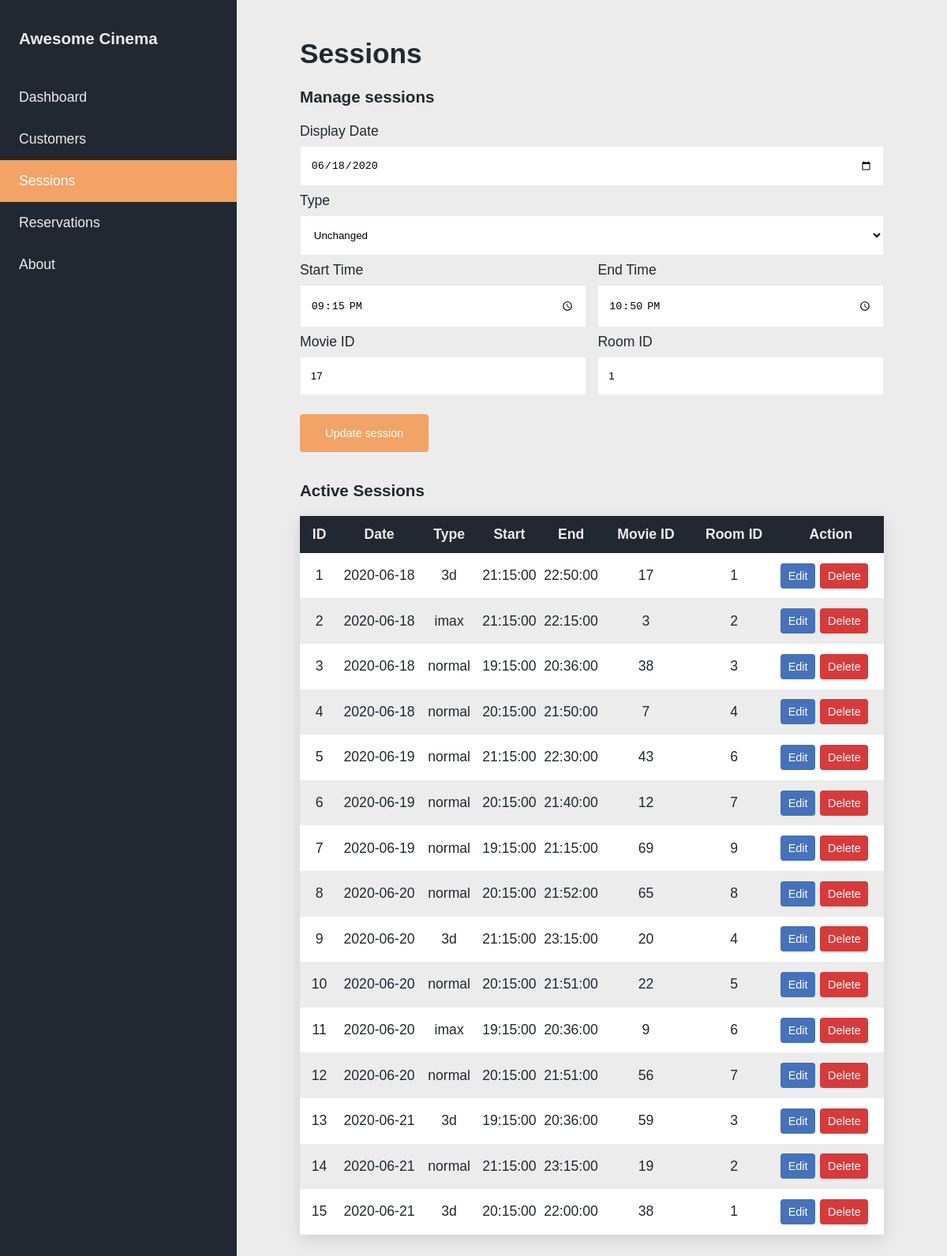
The page /sessions.php?edit=1 on the database its author committed.
### tables this page shows
CREATE TABLE session(
   
  session_id INT NOT NULL AUTO_INCREMENT,
  display_date DATE NOT NULL,
  type VARCHAR(10) NOT NULL,
  start_time TIME NOT NULL,
  end_time TIME NOT NULL,
  
   
  movie_id INT,
  room_id INT,

   
  PRIMARY KEY (session_id)
);

### proc/sessions.php (called while the page is built, shortened)
<?php
require("/srv/http/awesome_cinema/config/database.php");
if (isset($_GET['edit'])) {
    $session_id = $_GET['edit'];
    $update = true;
    $query = "SELECT * FROM session WHERE session_id=$session_id";
    $result = $conn->query($query);
    if ($result) {
        if (count($result) == 1) {
            $row = $result->fetch_array();
            $display_date = $row['display_date'];
            $type = $row['type'];
            $start_time = $row['start_time'];
            $end_time = $row['end_time'];
            $movie_id = $row['movie_id'];
            $room_id = $row['room_id'];
        }
    } else {
        die($conn->error);
    }
}
$s_arr = $conn->query("SELECT * FROM session");

### sessions.php (the view, shortened to what this page needs)
<?php
    require("/srv/http/awesome_cinema/proc/sessions.php");
?>
<!DOCTYPE html>
<html lang="en">
<head>
    <link rel="stylesheet" href="style.css">
</head>
<body>
    <header>
        <ul class="navbar">
            <li class="navbar__item"><h3>Awesome Cinema</h3></li>
            <li><a class="navbar__item" href="index.php">Dashboard</a></li>
            <li><a class="navbar__item" href="customers.php">Customers</a></li>
            <li><a class="navbar__item navbar__item--active" href="sessions.php">Sessions</a></li>
            <li><a class="navbar__item" href="reservations.php">Reservations</a></li>
            <li><a class="navbar__item" href="about.html">About</a></li>
        </ul>
    </header>
    <main>
        <div class="wrapper">
            <h1>Sessions</h1>
            <h3>Manage sessions</h3>
            <form action="proc/sessions.php" method="POST">
                <label for="display_date">Display Date</label>
                <input type="date" name="display_date" value="<?php echo $display_date; ?>" required>
                <label>Type</label>
                <?php
                if ($update == true) {
                    echo '<select id="type" name="type">
                            <option value="'.$type.'">Unchanged</option>
                            <option value="normal">Normal</option>
                            <option value="3d">3D</option>
                            <option value="imax">IMAX</option>
                        </select>';
                } else {
                    echo '<select id="type" name="type">
                            <option value="normal">Normal</option>
                            <option value="3d">3D</option>
                            <option value="imax">IMAX</option>
                        </select>';
                }
                ?>
                <div style="float:left;width:49%;">
                    <label for="start_time">Start Time</label>
                    <input type="time" name="start_time" value="<?php echo $start_time; ?>" required>
                </div>
                <div style="float:right;width:49%;">
                    <label for="end_time">End Time</label>
                    <input type="time" name="end_time" value="<?php echo $end_time; ?>" required>
                </div>
                <div style="float:left;width:49%;">
                    <label for="movie_id">Movie ID</label>
                    <input type="number" name="movie_id" placeholder="Select movie" min="1" max="69" value="<?php echo $movie_id; ?>" required>
                </div>
                <div style="float:right;width:49%;">
                    <label for="room_id">Room ID</label>
                    <input type="number" name="room_id" placeholder="Select room" min="1" max="10" value="<?php echo $room_id; ?>" required>
                </div>
                <?php
                if ($update == true) {
                    echo '<button type="submit" name="update" class="btn">Update session</button>';
                } else {
                    echo '<button type="submit" name="save" class="btn">Save session</button>';
                }
                ?>
            </form>
            <h3>Active Sessions</h3>
            <table>
                <tr>
                    <th>ID</th>
                    <th>Date</th>
                    <th>Type</th>
                    <th>Start</th>
                    <th>End</th>
                    <th>Movie ID</th>
                    <th>Room ID</th>
                    <th>Action</th>
                </tr>
            <?php
                foreach($s_arr as $item) {
                    echo "<tr>";
                    echo "<td>".$item["session_id"]."</td>
                        <td>".$item["display_date"]."</td>
                        <td>".$item["type"]."</td>
                        <td>".$item["start_time"]."</td>
                        <td>".$item["end_time"]."</td>
                        <td>".$item["movie_id"]."</td>
                        <td>".$item["room_id"]."</td>
                        <td style=\"display:flex;flexdirection:row;\">
                            <a class=\"btn btn__table btn--edit\"
                            href=\"sessions.php?edit=".$item["session_id"]."\">Edit</a>
                            <a class=\"btn btn__table btn--delete\"
                            href=\"sessions.php?delete=".$item["session_id"]."\">Delete</a>
                        </td>";
                    echo "</tr>";
                }
                echo "</table>";
            ?>
        </div>
    </main>
</body>
</html>

### style.css (style rules this page uses)
:root { --clr-dark: #222831; --clr-medium: #30475e; --clr-accent: #f2a365; --clr-light: #ececec; --clr-green: #4CAF50; --clr-red: #d83a3a; --clr-yellow: #ffdaaf; --clr-blue: #4572bb; --clr-grey: #ccc; --clr-black: black; --clr-white: white; --clr-accent-hover: #fdc295; --clr-blue-hover: #66a7e7; --clr-red-hover: #f34646; --fw-regular: 400; --fw-medium: 500; --fw-semibold: 600; --fw-bold: 700; }
*, *::before, *::after { box-sizing: border-box; margin: 0; padding: 0; }
body { scroll-behavior: smooth; padding: 0; margin: 0; background-color: var(--clr-light); font-family: "Quicksand", sans-serif; font-size: 1.1rem; color: var(--clr-dark); }
h1 { display: block; font-size: 2em; margin-top: 0.67em; margin-bottom: 0.67em; margin-left: 0; margin-right: 0; font-weight: bold; }
h3 { display: block; font-size: 1.17em; margin-top: 1em; margin-bottom: 1em; margin-left: 0; margin-right: 0; font-weight: bold; }
.wrapper { margin-left: 25%; padding: 1.5rem 5rem; }
.navbar { list-style-type: none; margin: 0; padding: 0; width: 25%; background-color: var(--clr-dark); position: fixed; height: 100%; overflow: auto; }
.navbar__item { display: block; color: var(--clr-light); padding: 1rem 1.5rem; text-decoration: none; }
.navbar__item--active { background-color: var(--clr-accent); color: var(--clr-white); }
.btn { background-color: var(--clr-accent); color: white; padding: 1rem 2rem; margin: 1rem 0; border: none; border-radius: 4px; cursor: pointer; text-decoration: none; font-size: 0.9rem; }
.btn__table { margin: 0 0.2rem; padding: 0.5rem 0.6rem; }
.btn--edit { background-color: var(--clr-blue); }
.btn--delete { background-color: var(--clr-red); }
select { background-color: var(--clr-white); width: 100%; padding: 1rem 0.8rem; margin: 8px 0; display: inline-block; border: 1px solid var(--clr-light); }
input { border: 1px solid var(--clr-light); width: 100%; padding: 1rem 0.8rem; margin: 8px 0; }
table { width: 100%; margin-bottom: 2rem; box-shadow: 0 6px 20px rgba(0,0,0,0.12); }
table, th, td { border-collapse: collapse; }
tr:nth-child(even) { background-color: var(--clr-white); }
tr:nth-child(odd) { background-color: var(--clr-light); }
th, td { padding: .8rem; text-align: center; }
.table--customers th, td { padding: .8rem 0rem .8rem; text-align: center; }
th { background-color: var(--clr-dark); color: var(--clr-light); }

### rows shown on the page
session: display_date "06/18/2020", start_time "21:15:00", end_time "22:50:00", movie_id "17", room_id "1", session_id "1", display_date "2020-06-18", type "3d", movie "17", room "1"
session: session_id "2", display_date "2020-06-18", type "imax", start_time "21:15:00", end_time "22:15:00", movie "3", room "2"
session: session_id "3", display_date "2020-06-18", type "normal", start_time "19:15:00", end_time "20:36:00", movie "38", room "3"
session: session_id "4", display_date "2020-06-18", type "normal", start_time "20:15:00", end_time "21:50:00", movie "7", room "4"
session: session_id "5", display_date "2020-06-19", type "normal", start_time "21:15:00", end_time "22:30:00", movie "43", room "6"
session: session_id "6", display_date "2020-06-19", type "normal", start_time "20:15:00", end_time "21:40:00", movie "12", room "7"
session: session_id "7", display_date "2020-06-19", type "normal", start_time "19:15:00", end_time "21:15:00", movie "69", room "9"
session: session_id "8", display_date "2020-06-20", type "normal", start_time "20:15:00", end_time "21:52:00", movie "65", room "8"
session: session_id "9", display_date "2020-06-20", type "3d", start_time "21:15:00", end_time "23:15:00", movie "20", room "4"
session: session_id "10", display_date "2020-06-20", type "normal", start_time "20:15:00", end_time "21:51:00", movie "22", room "5"
session: session_id "11", display_date "2020-06-20", type "imax", start_time "19:15:00", end_time "20:36:00", movie "9", room "6"
session: session_id "12", display_date "2020-06-20", type "normal", start_time "20:15:00", end_time "21:51:00", movie "56", room "7"
session: session_id "13", display_date "2020-06-21", type "3d", start_time "19:15:00", end_time "20:36:00", movie "59", room "3"
session: session_id "14", display_date "2020-06-21", type "normal", start_time "21:15:00", end_time "23:15:00", movie "19", room "2"
session: session_id "15", display_date "2020-06-21", type "3d", start_time "20:15:00", end_time "22:00:00", movie "38", room "1"
